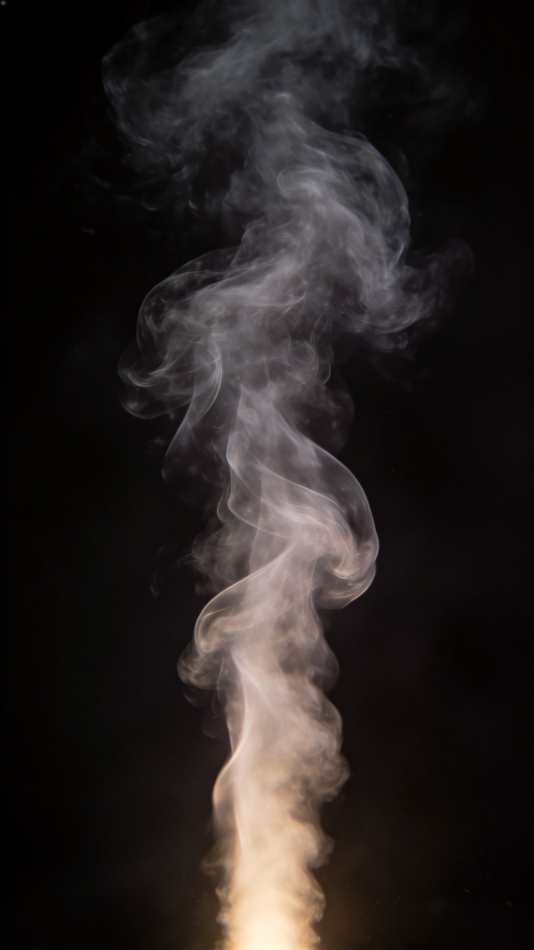
#> input picture tools/animation_pipeline/ambient_fx/stills/steam_v1.png, 1600 x 2848 px, found by its file name (shown at 1/3 size)
$ python fx_build.py
#> lines starting #> are read from the running program, lines starting #| are printed output that depends on the picture
"""Build game-ready sprite atlases (atlas.png + anim.json) for teahouse ambient FX
from LibTV-generated stills. Luminance->alpha keying (assets are drawn on pure black),
then loop-safe procedural motion (sinusoidal -> seamless).

Run: .tools/venv/bin/python fx_build.py steam|glow
"""
from __future__ import annotations
import sys, os, math, json
from pathlib import Path
import numpy as np
from PIL import Image

HERE = os.path.dirname(os.path.abspath(__file__))
OUT_ANIM_DIR = str(Path(__file__).resolve().parents[3] / 'public' / 'resources' / 'runtime' / 'animation')


def lum_to_rgba(img: Image.Image, warm=(255, 248, 236), gain=1.18, floor=10, gamma=0.92, warp=0.5):
    """Black-bg image -> RGBA where alpha=luminance. RGB nudged toward a warm white."""
    arr = np.asarray(img.convert('RGB')).astype(np.float32)
    lum = 0.299 * arr[..., 0] + 0.587 * arr[..., 1] + 0.114 * arr[..., 2]
    a = np.clip((lum / 255.0) ** gamma * 255.0 * gain, 0, 255)
    a[a < floor] = 0
    warm_arr = np.array(warm, np.float32)
    rgb = arr * (1.0 - warp) + warm_arr * warp
    return np.dstack([rgb, a]).astype(np.uint8)


def _pack(cells, out_id, world_w, world_h, fps, cols=None):
    n = len(cells)
    if cols is None:
        cols = n
    rows = math.ceil(n / cols)
    cellH, cellW = cells[0].shape[0], cells[0].shape[1]
    atlas = Image.new('RGBA', (cols * cellW, rows * cellH), (0, 0, 0, 0))
    for i, c in enumerate(cells):
        atlas.paste(Image.fromarray(c, 'RGBA'), ((i % cols) * cellW, (i // cols) * cellH))
    outdir = os.path.join(OUT_ANIM_DIR, out_id)
    os.makedirs(outdir, exist_ok=True)
    atlas.save(os.path.join(outdir, 'atlas.png'))
    anim = {
        "spritesheet": "atlas.png",
        "cols": cols,
        "rows": rows,
        "worldWidth": world_w,
        "worldHeight": world_h,
        "states": {"idle": {"frames": list(range(n)), "frameRate": fps, "loop": True}},
    }
    with open(os.path.join(outdir, 'anim.json'), 'w', encoding='utf-8') as f:
        json.dump(anim, f, ensure_ascii=False, indent=2)
        f.write('\n')
    print(f"[{out_id}] atlas {atlas.size} cells {n} ({cols}x{rows}) cell={cellW}x{cellH} -> {outdir}")


def build_steam(src=os.path.join(HERE, 'steam_v1.png'), out_id='fx_teapot_steam',
                frames=10, cell_h=340, sway_px=8, wavelength=150,
                world_w=30, world_h=58, fps=12, alpha_scale=0.72,
                warm=(255, 248, 236), gain=1.18, warp=0.5,
                floor=10, gamma=0.92):
#> called with out_id = 'fx_teapot_steam', frames = 10, cell_h = 340, sway_px = 8, wavelength = 150, world_w = 30, world_h = 58, fps = 12
    img = Image.open(src)
#> img is the input picture: PIL image 1600x2848 RGB; mean R, G, B 40.1, 34.5, 33.2
    scale = cell_h / img.height
#> scale = 0.119
    img = img.resize((max(1, int(img.width * scale)), cell_h), Image.LANCZOS)
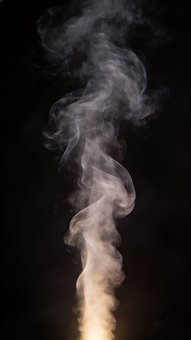
#> img: PIL image 191x340 RGB; mean R, G, B 40.1, 34.5, 33.2
    base = lum_to_rgba(img, warm=warm, gain=gain, warp=warp,
                       floor=floor, gamma=gamma)
#> in lum_to_rgba, `lum = 0.299 * arr[..., 0] + 0.587 * arr[..., 1] + 0.114 * arr[..., 2]`:
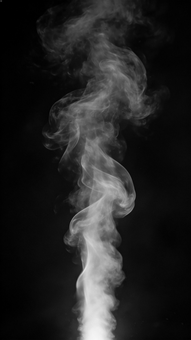
#> lum: shape (340, 191) float32; min 0, max 247.4, mean 36
#> in lum_to_rgba, `a = np.clip((lum / 255.0) ** gamma * 255.0 * gain, 0, 255)`:
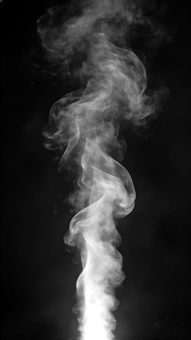
#> a: shape (340, 191) float32; min 0, max 255, mean 47.1
#> in lum_to_rgba, `rgb = arr * (1.0 - warp) + warm_arr * warp`:
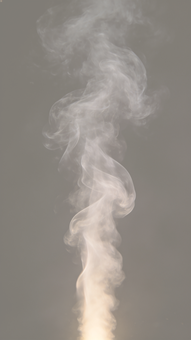
#> rgb: shape (340, 191, 3) float32; mean R, G, B 147.6, 141.2, 134.6
#> in lum_to_rgba, `return np.dstack([rgb, a]).astype(np.uint8)`:
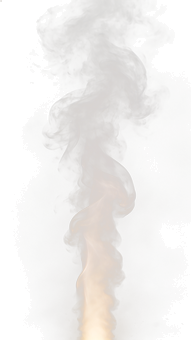
#> returned value: shape (340, 191, 4); mean of channels 0, 1, 2, 3 147.3, 141, 134.4, 45.3; transparent parts drawn white
    H, W, _ = base.shape
#> H = 340; W = 191
    pad = sway_px + 4
    canvasW = W + 2 * pad
#> canvasW = 215
    cells = []
    for f in range(frames):
        phase = 2 * math.pi * f / frames
        cell = np.zeros((H, canvasW, 4), np.uint8)
        for y in range(H):
            frac = 1.0 - (y / H)          # 0 at base(bottom), 1 at top
            amp = sway_px * frac          # top sways most, base pinned
            dx = int(round(amp * math.sin(2 * math.pi * y / wavelength + phase)))
            x0 = pad + dx
            cell[y, x0:x0 + W, :] = base[y]
        # gentle alpha breathing (seamless) + overall softening
        breathe = 0.9 + 0.1 * math.sin(phase)
        cell[..., 3] = np.clip(cell[..., 3].astype(np.float32) * alpha_scale * breathe, 0, 255).astype(np.uint8)
        cells.append(cell)
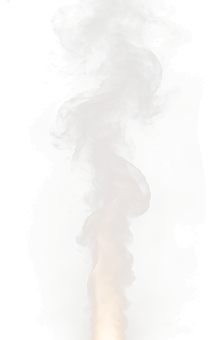
#> cell: shape (340, 215, 4); mean R, G, B, A 130.9, 125.2, 119.4, 24; transparent parts drawn white
#> after the loop, cells = 10 items
    _pack(cells, out_id, world_w, world_h, fps, cols=5)
#> in _pack, `n = len(cells)`: n = 10
#> in _pack, `rows = math.ceil(n / cols)`: rows = 2
#> in _pack, `atlas = Image.new('RGBA', (cols * cellW, rows * cellH), (0, 0, 0, 0))`: atlas: PIL image 1075x680 RGBA; every value is 0
#> the loop in _pack, `for i, c in enumerate(cells):` made 10 passes
#> after the loop in _pack, `for i, c in enumerate(cells):`:
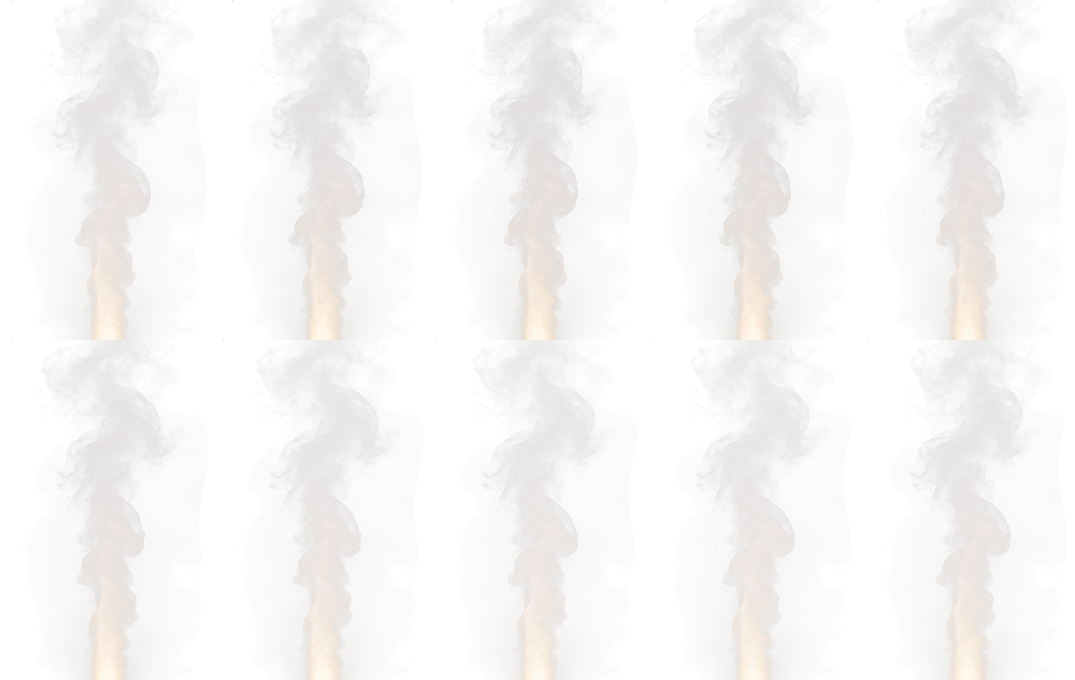
#> atlas: PIL image 1075x680 RGBA; mean R, G, B, A 130.9, 125.2, 119.4, 25.7; transparent parts drawn white
#| [fx_teapot_steam] atlas (1075, 680) cells 10 (5x2) cell=215x340 -> public/resources/runtime/animation/fx_teapot_steam


# [88 lines left out: functions build_cyan_smoke, build_glow, build_curtain, not called in this run]


if __name__ == '__main__':
    which = sys.argv[1] if len(sys.argv) > 1 else 'steam'
    if which == 'steam':
        build_steam()
    elif which == 'cyan':
        build_cyan_smoke()
    elif which == 'glow':
        build_glow()
    elif which == 'curtain':
        build_curtain()
    else:
        print('usage: fx_build.py steam|cyan|glow|curtain')
